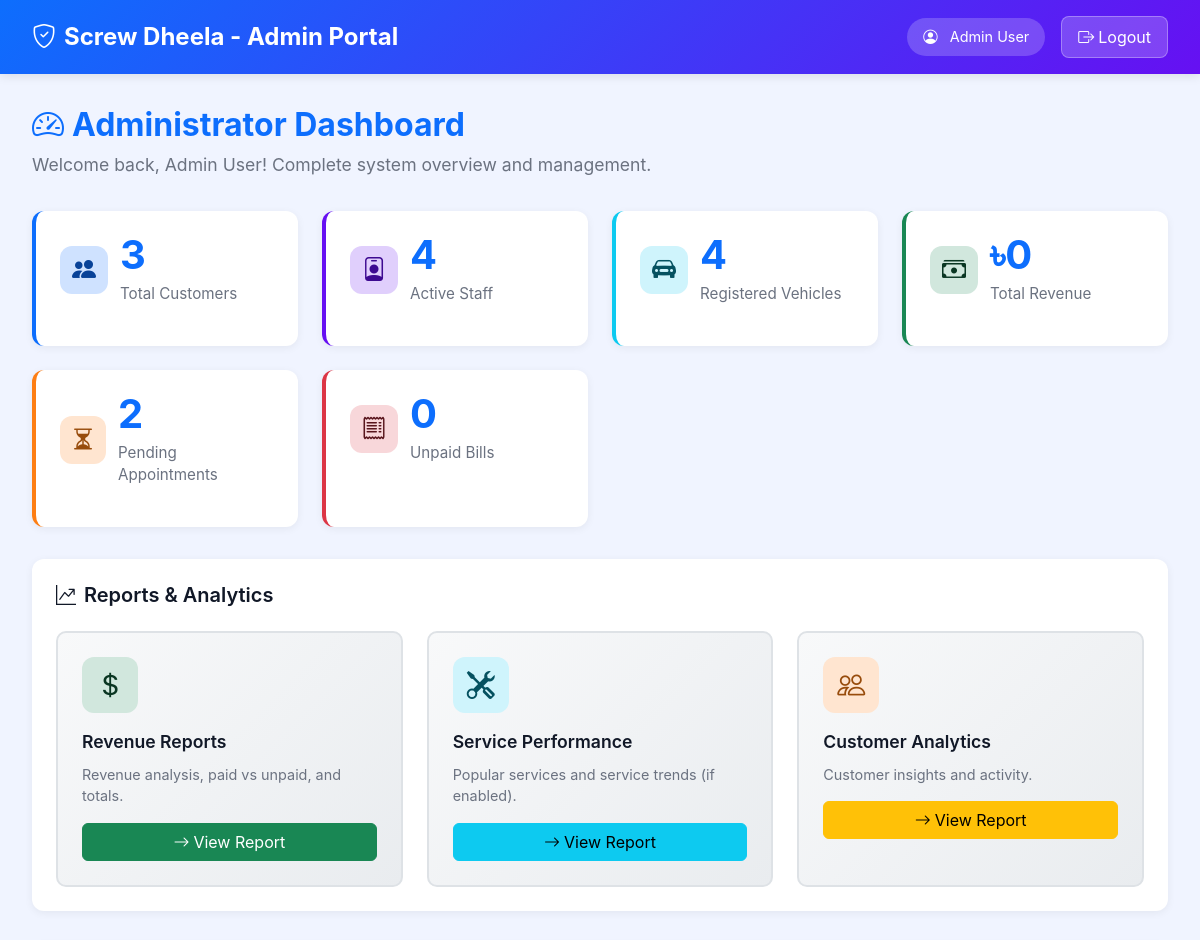
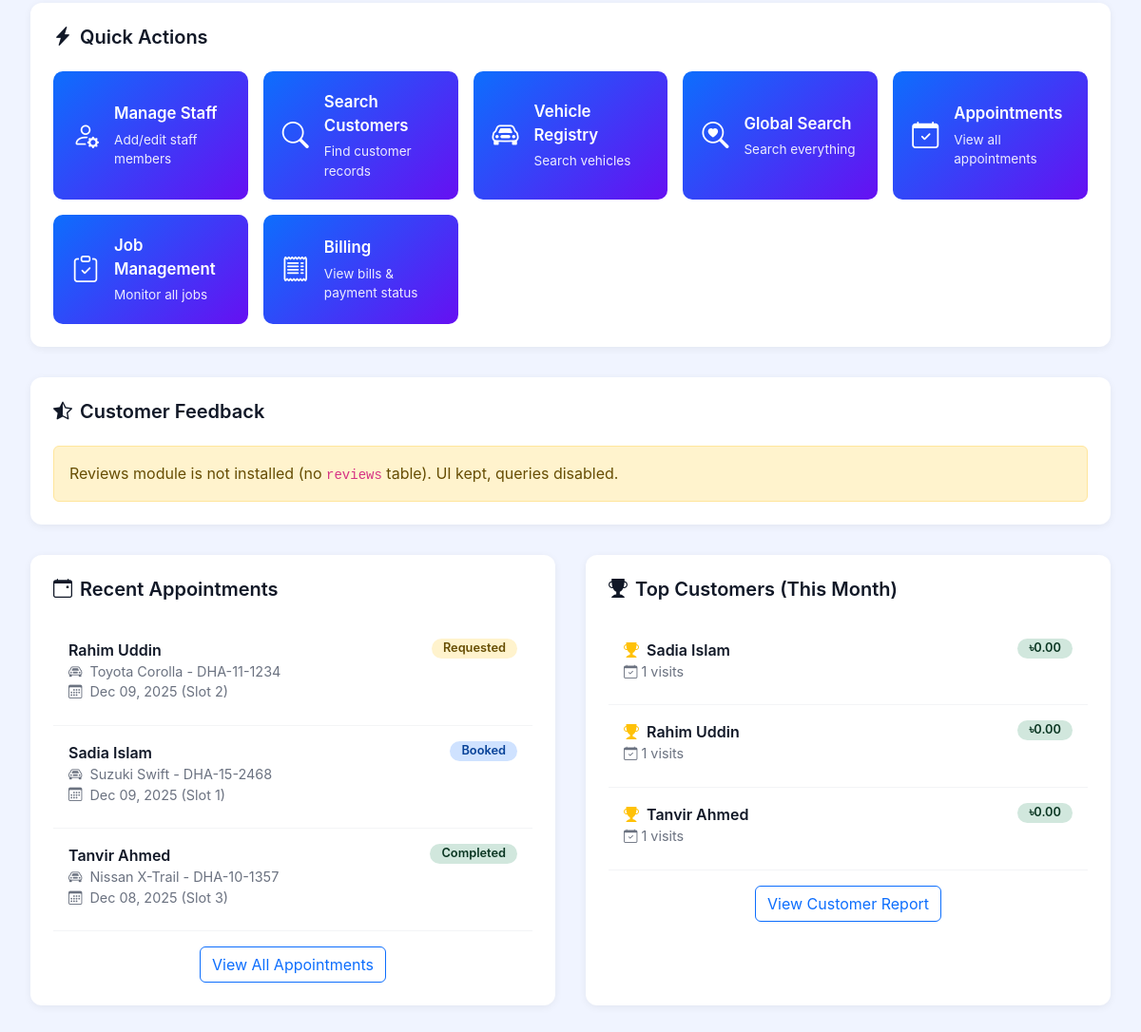
Screenshot of /public/admin_portal/admin_dashboard.php (signed in) with the database file from the repository (2 pictures, top to bottom).
### tables this page shows
CREATE TABLE appointments (
  appointment_id INT AUTO_INCREMENT PRIMARY KEY,
  customer_id INT NOT NULL,
  vehicle_id INT NOT NULL,

   
  requested_date DATE NOT NULL,
  requested_slot TINYINT NOT NULL,  
  problem_text TEXT NOT NULL,

  status ENUM('requested','booked','in_progress','completed','cancelled')
    NOT NULL DEFAULT 'requested',

   
  mechanic_id INT NULL,
  assigned_by_staff_id INT NULL,
  assigned_at DATETIME NULL,

   
  receptionist_note TEXT NULL,

  created_at TIMESTAMP NOT NULL DEFAULT CURRENT_TIMESTAMP,
  updated_at TIMESTAMP NULL DEFAULT NULL ON UPDATE CURRENT_TIMESTAMP,

  KEY idx_appt_day (requested_date),
  KEY idx_appt_status (status),
  KEY idx_appt_mech_day (mechanic_id, requested_date),

  CONSTRAINT chk_slot CHECK (requested_slot BETWEEN 1 AND 4),

  CONSTRAINT fk_appt_customer FOREIGN KEY (customer_id) REFERENCES customers(customer_id)
    ON DELETE CASCADE,
  CONSTRAINT fk_appt_vehicle FOREIGN KEY (vehicle_id) REFERENCES vehicles(vehicle_id)
    ON DELETE CASCADE,
  CONSTRAINT fk_appt_mechanic FOREIGN KEY (mechanic_id) REFERENCES staff(staff_id)
    ON DELETE SET NULL,
  CONSTRAINT fk_appt_assigned_by FOREIGN KEY (assigned_by_staff_id) REFERENCES staff(staff_id)
    ON DELETE SET NULL
);

CREATE TABLE customers (
  customer_id INT AUTO_INCREMENT PRIMARY KEY,
  name VARCHAR(100) NOT NULL,
  email VARCHAR(150) NULL UNIQUE,
  phone VARCHAR(30) NULL,
  password_hash VARCHAR(255) NULL,  
  created_at TIMESTAMP NOT NULL DEFAULT CURRENT_TIMESTAMP,
  updated_at TIMESTAMP NULL DEFAULT NULL ON UPDATE CURRENT_TIMESTAMP
);

CREATE TABLE vehicles (
  vehicle_id INT AUTO_INCREMENT PRIMARY KEY,
  customer_id INT NOT NULL,
  plate_no VARCHAR(30) NOT NULL,
  make VARCHAR(60) NOT NULL,
  model VARCHAR(60) NOT NULL,
  year SMALLINT NULL,
  color VARCHAR(40) NULL,
  created_at TIMESTAMP NOT NULL DEFAULT CURRENT_TIMESTAMP,
  UNIQUE KEY uq_plate (plate_no),
  KEY idx_vehicle_customer (customer_id),
  CONSTRAINT fk_vehicle_customer FOREIGN KEY (customer_id) REFERENCES customers(customer_id)
    ON DELETE CASCADE
);

### public/admin_portal/admin_dashboard.php (the view, shortened to what this page needs)
<?php
require_once __DIR__ . "/_guard.php";
$total_customers = (int)$conn->query("SELECT COUNT(*) c FROM customers")->fetch_assoc()['c'];
$total_staff     = (int)$conn->query("SELECT COUNT(*) c FROM staff WHERE is_active = 1")->fetch_assoc()['c'];
$total_vehicles  = (int)$conn->query("SELECT COUNT(*) c FROM vehicles")->fetch_assoc()['c'];
$pending_appts = (int)$conn->query("
    SELECT COUNT(*) c
    FROM appointments
    WHERE status IN ('requested','booked')
")->fetch_assoc()['c'];
$unpaid_bills = (int)$conn->query("
    SELECT COUNT(*) c
    FROM bills
    WHERE payment_status = 'unpaid'
")->fetch_assoc()['c'];
$revenue = $conn->query("
    SELECT
        COALESCE(SUM(total),0) total_revenue,
        COALESCE(SUM(CASE WHEN payment_status='paid' THEN total ELSE 0 END),0) paid_revenue,
        COALESCE(SUM(CASE WHEN payment_status='unpaid' THEN total ELSE 0 END),0) unpaid_revenue,
        COUNT(*) total_bills
    FROM bills
")->fetch_assoc();
$recent_appointments = $conn->query("
    SELECT
        a.appointment_id, a.status, a.requested_date, a.requested_slot,
        c.name AS customer_name, c.phone,
        v.plate_no, v.make, v.model
    FROM appointments a
    JOIN customers c ON c.customer_id = a.customer_id
    LEFT JOIN vehicles v ON v.vehicle_id = a.vehicle_id
    ORDER BY a.created_at DESC
    LIMIT 6
")->fetch_all(MYSQLI_ASSOC);
$top_customers_month = $conn->query("
    SELECT
        c.customer_id,
        c.name,
        COUNT(DISTINCT a.appointment_id) AS appointment_count,
        COALESCE(SUM(b.total), 0) AS total_spent
    FROM customers c
    JOIN appointments a ON a.customer_id = c.customer_id
    LEFT JOIN jobs j ON j.appointment_id = a.appointment_id
    LEFT JOIN bills b ON b.job_id = j.job_id AND b.payment_status='paid'
    WHERE MONTH(a.requested_date) = MONTH(CURRENT_DATE())
      AND YEAR(a.requested_date) = YEAR(CURRENT_DATE())
    GROUP BY c.customer_id, c.name
    ORDER BY total_spent DESC
    LIMIT 5
")->fetch_all(MYSQLI_ASSOC);
$has_reviews = false;
ui_header_admin("Admin Dashboard", $staff_name);
?>
<div class="dashboard-header">
    <h1 class="dashboard-title">
        <i class="bi bi-speedometer2 me-2"></i>Administrator Dashboard
    </h1>
    <p class="dashboard-subtitle">Welcome back, <?php echo h($staff_name); ?>! Complete system overview and management.</p>
</div>
<div class="stats-grid">
    <div class="stat-card blue">
        <div class="stat-header">
            <div class="stat-icon blue"><i class="bi bi-people-fill"></i></div>
            <div>
                <div class="stat-value"><?php echo $total_customers; ?></div>
                <div class="stat-label">Total Customers</div>
            </div>
        </div>
    </div>
    <div class="stat-card purple">
        <div class="stat-header">
            <div class="stat-icon purple"><i class="bi bi-person-badge"></i></div>
            <div>
                <div class="stat-value"><?php echo $total_staff; ?></div>
                <div class="stat-label">Active Staff</div>
            </div>
        </div>
    </div>
    <div class="stat-card cyan">
        <div class="stat-header">
            <div class="stat-icon cyan"><i class="bi bi-car-front-fill"></i></div>
            <div>
                <div class="stat-value"><?php echo $total_vehicles; ?></div>
                <div class="stat-label">Registered Vehicles</div>
            </div>
        </div>
    </div>
    <div class="stat-card green">
        <div class="stat-header">
            <div class="stat-icon green"><i class="bi bi-cash-stack"></i></div>
            <div>
                <div class="stat-value">৳<?php echo number_format((float)$revenue['total_revenue'], 0); ?></div>
                <div class="stat-label">Total Revenue</div>
            </div>
        </div>
    </div>
    <div class="stat-card orange">
        <div class="stat-header">
            <div class="stat-icon orange"><i class="bi bi-hourglass-split"></i></div>
            <div>
                <div class="stat-value"><?php echo $pending_appts; ?></div>
                <div class="stat-label">Pending Appointments</div>
            </div>
        </div>
    </div>
    <div class="stat-card red">
        <div class="stat-header">
            <div class="stat-icon red"><i class="bi bi-receipt"></i></div>
            <div>
                <div class="stat-value"><?php echo $unpaid_bills; ?></div>
                <div class="stat-label">Unpaid Bills</div>
            </div>
        </div>
    </div>
</div>
<div class="reports-section">
    <h2 class="section-title">
        <i class="bi bi-graph-up-arrow"></i>
        Reports & Analytics
    </h2>
    <div class="report-cards">
        <div class="report-card revenue">
            <div class="report-icon"><i class="bi bi-currency-dollar"></i></div>
            <div class="report-title">Revenue Reports</div>
            <div class="report-description">Revenue analysis, paid vs unpaid, and totals.</div>
            <a href="../reports/revenue.php" class="btn btn-success w-100">
                <i class="bi bi-arrow-right me-1"></i>View Report
            </a>
        </div>
        <div class="report-card services">
            <div class="report-icon"><i class="bi bi-tools"></i></div>
            <div class="report-title">Service Performance</div>
            <div class="report-description">Popular services and service trends (if enabled).</div>
            <a href="../reports/services.php" class="btn btn-info w-100">
                <i class="bi bi-arrow-right me-1"></i>View Report
            </a>
        </div>
        <div class="report-card customers">
            <div class="report-icon"><i class="bi bi-people"></i></div>
            <div class="report-title">Customer Analytics</div>
            <div class="report-description">Customer insights and activity.</div>
            <a href="../reports/customers.php" class="btn btn-warning w-100">
                <i class="bi bi-arrow-right me-1"></i>View Report
            </a>
        </div>
    </div>
</div>
<div class="quick-actions">
    <h2 class="section-title">
        <i class="bi bi-lightning-charge-fill"></i>
        Quick Actions
    </h2>
    <div class="actions-grid">
        <a href="manage_staff.php" class="action-btn">
            <i class="bi bi-person-gear"></i>
            <div class="action-text">
                <div class="action-title">Manage Staff</div>
                <div class="action-subtitle">Add/edit staff members</div>
            </div>
        </a>
        <a href="../customers/list.php" class="action-btn">
            <i class="bi bi-search"></i>
            <div class="action-text">
                <div class="action-title">Search Customers</div>
                <div class="action-subtitle">Find customer records</div>
            </div>
        </a>
        <a href="../vehicles/list.php" class="action-btn">
            <i class="bi bi-car-front"></i>
            <div class="action-text">
                <div class="action-title">Vehicle Registry</div>
                <div class="action-subtitle">Search vehicles</div>
            </div>
        </a>
        <a href="search.php" class="action-btn">
            <i class="bi bi-search-heart"></i>
            <div class="action-text">
                <div class="action-title">Global Search</div>
                <div class="action-subtitle">Search everything</div>
            </div>
        </a>
        <a href="../appointments/list.php" class="action-btn">
            <i class="bi bi-calendar-check"></i>
            <div class="action-text">
                <div class="action-title">Appointments</div>
                <div class="action-subtitle">View all appointments</div>
            </div>
        </a>
        <a href="../jobs/list.php" class="action-btn">
            <i class="bi bi-clipboard-check"></i>
            <div class="action-text">
                <div class="action-title">Job Management</div>
                <div class="action-subtitle">Monitor all jobs</div>
            </div>
        </a>
        <a href="../bills/list.php" class="action-btn">
            <i class="bi bi-receipt"></i>
            <div class="action-text">
                <div class="action-title">Billing</div>
                <div class="action-subtitle">View bills & payment status</div>
            </div>
        </a>
    </div>
</div>
<div class="reports-section">
    <h2 class="section-title">
        <i class="bi bi-star-half"></i>
        Customer Feedback
    </h2>
    <?php if (!$has_reviews): ?>
        <div class="alert alert-warning mb-0">
            Reviews module is not installed (no <code>reviews</code> table). UI kept, queries disabled.
        </div>
    <?php endif; ?>
</div>
<div class="content-row">
    <div class="data-card">
        <h2 class="section-title">
            <i class="bi bi-calendar-event"></i>
            Recent Appointments
        </h2>
        <?php if (empty($recent_appointments)): ?>
            <p class="text-muted">No recent appointments.</p>
        <?php else: ?>
            <?php foreach ($recent_appointments as $appt): ?>
                <div class="list-item">
                    <div class="item-header">
                        <div>
                            <div class="item-title"><?php echo h($appt['customer_name']); ?></div>
                            <div class="item-details">
                                <?php if (!empty($appt['plate_no'])): ?>
                                    <i class="bi bi-car-front me-1"></i>
                                    <?php echo h(trim(($appt['make'] ?? '') . ' ' . ($appt['model'] ?? ''))); ?>
                                    - <?php echo h($appt['plate_no']); ?><br>
                                <?php endif; ?>
                                <i class="bi bi-calendar3 me-1"></i>
                                <?php echo date('M d, Y', strtotime($appt['requested_date'])); ?>
                                (Slot <?php echo (int)$appt['requested_slot']; ?>)
                            </div>
                        </div>
                        <span class="badge <?php echo h(statusBadgeClass($appt['status'])); ?>">
                            <?php echo h(ucfirst(str_replace('_',' ', (string)$appt['status']))); ?>
                        </span>
                    </div>
                </div>
            <?php endforeach; ?>
        <?php endif; ?>
        <div class="mt-3 text-center">
            <a href="../appointments/list.php" class="btn btn-outline-primary">View All Appointments</a>
        </div>
    </div>
    <div class="data-card">
        <h2 class="section-title">
            <i class="bi bi-trophy-fill"></i>
            Top Customers (This Month)
        </h2>
        <?php if (empty($top_customers_month)): ?>
            <p class="text-muted">No customer data for this month.</p>
        <?php else: ?>
            <?php foreach ($top_customers_month as $index => $c): ?>
                <div class="list-item">
                    <div class="item-header">
                        <div>
                            <div class="item-title">
                                <?php if ($index < 3): ?><i class="bi bi-trophy-fill text-warning me-1"></i><?php endif; ?>
                                <?php echo h($c['name']); ?>
                            </div>
                            <div class="item-details">
                                <i class="bi bi-calendar-check me-1"></i><?php echo (int)$c['appointment_count']; ?> visits
                            </div>
                        </div>
                        <span class="badge success">
                            ৳<?php echo number_format((float)$c['total_spent'], 2); ?>
                        </span>
                    </div>
                </div>
            <?php endforeach; ?>
        <?php endif; ?>
        <div class="mt-3 text-center">
            <a href="../reports/customers.php" class="btn btn-outline-primary">View Customer Report</a>
        </div>
    </div>
</div>
<?php ui_footer_admin(); ?>

### public/admin_portal/_guard.php (shortened to what this page needs)
<?php
function h($s) { return htmlspecialchars((string)$s, ENT_QUOTES, 'UTF-8'); }
function statusBadgeClass($status) {
    switch ($status) {
        case 'requested': return 'warning';
        case 'booked':
        case 'in_progress': return 'info';
        case 'completed': return 'success';
    }
}
function ui_header_admin($title, $staff_name) {
?>
<!DOCTYPE html>
<html lang="en">
<head>
    <link href="https://cdn.jsdelivr.net/npm/bootstrap@5.3.0/dist/css/bootstrap.min.css" rel="stylesheet">
    <link rel="stylesheet" href="https://cdn.jsdelivr.net/npm/bootstrap-icons@1.11.0/font/bootstrap-icons.css">
</head>
<body>
<nav class="top-nav">
    <div class="top-nav-content">
        <div class="logo">
            <i class="bi bi-shield-check"></i>
            Screw Dheela - Admin Portal
        </div>
        <div class="user-info">
            <span class="user-badge">
                <i class="bi bi-person-circle me-2"></i>
                <?php echo h($staff_name); ?>
            </span>
            <a href="../logout.php" class="logout-btn">
                <i class="bi bi-box-arrow-right me-1"></i>Logout
            </a>
        </div>
    </div>
</nav>
<div class="container-main">
<?php
}
function ui_footer_admin() {
?>
</div>
</body>
</html>
<?php
}

### rows the page displays
appointments: customer.name "Rahim Uddin", vehicle.model "Toyota Corolla", vehicle.plate_no "DHA-11-1234", requested_date "Dec 09, 2025", requested_slot "2", status "Requested"
appointments: customer.name "Sadia Islam", vehicle.model "Suzuki Swift", vehicle.plate_no "DHA-15-2468", requested_date "Dec 09, 2025", requested_slot "1", status "Booked"
appointments: customer.name "Tanvir Ahmed", vehicle.model "Nissan X-Trail", vehicle.plate_no "DHA-10-1357", requested_date "Dec 08, 2025", requested_slot "3", status "Completed"
customers: name "Sadia Islam", appointment_count "1", total_spent "0.00"
customers: name "Rahim Uddin", appointment_count "1", total_spent "0.00"
customers: name "Tanvir Ahmed", appointment_count "1", total_spent "0.00"

### other values shown
$staff_name "Admin User"
$total_customers "3"
$total_staff "4"
$total_vehicles "4"
$revenue['total_revenue'] "0"
$pending_appts "2"
$unpaid_bills "0"
